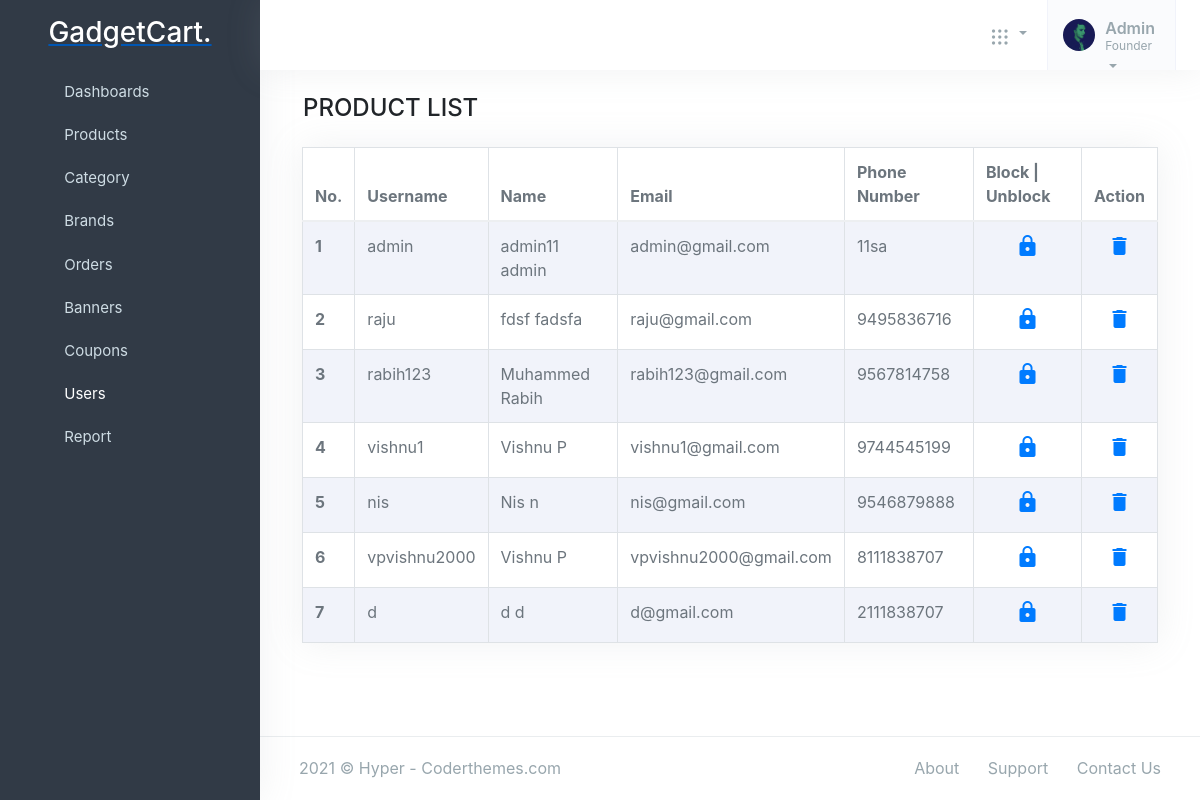
/adminpanel/userdetails/, run on the app's committed database.
### accounts/models.py (models this page shows, shortened)
class Account(AbstractBaseUser,PermissionsMixin):
    first_name = models.CharField(max_length=50)
    last_name = models.CharField(max_length=50)
    username = models.CharField(max_length=50, unique=True)
    email = models.CharField(max_length=50, unique=True)
    phone_number = models.CharField(max_length=50, unique=True)
    date_joined = models.DateTimeField(auto_now_add=True)
    last_login = models.DateTimeField(auto_now_add=True)
    is_admin = models.BooleanField(default=False)
    is_staff = models.BooleanField(default=False)
    is_active = models.BooleanField(default=True)
    is_superadmin = models.BooleanField(default=False)
    is_verified = models.BooleanField(default=False)
    USERNAME_FIELD = 'email'
    REQUIRED_FIELDS = ['username', 'first_name', 'last_name']
    objects = MyAccountManager()

### adminpanel/views.py (the view)
# urls.py: path('userdetails/', views.userdetails, name='userdetails'),
def userdetails(request):
    users = Account.objects.all().order_by('id')
    context = {
        'users' : users
    }
    return render(request, 'adminpanel/userdetails.html',context )

### carts/context_processors.py (called while the page is built, shortened)
def counter(request):
    cart_count = 0
    if 'admin' in request.path:
        return {}
    return dict(cart_count=cart_count)

### category/context_processors.py (called while the page is built)
def menu_links(request):
    links = Category.objects.all()
    return dict(links=links)

### templates/adminpanel/userdetails.html (shortened to what this page needs)
{% extends 'adminpanel/base.html' %}
{% load static %}
{% block content %}
<div class="container">
    <h4 class="ml-3 mt-4 mb-4">PRODUCT LIST</h4>
    <div class="col-12" id="tables">
    <table class="table table-striped table-bordered table-hover bg-white bg-body shadow" id="myTable">
        <thead>
            <tr>
                <th>No.</th>
                <th>Username</th>
                <th>Name</th>
                <th>Email</th>
                <th>Phone Number</th>
                <th>Block | Unblock</th>
                <th>Action</th>
            </tr>
        </thead>
        <tbody>
            {% for user in users %}
            <tr>
                <th scope="row"> {{forloop.counter}} </th>
                <td>{{user.username}}</td>
                <td>{{user.first_name}} {{user.last_name}}</td>
                <td>{{user.email}}</td>
                <td>{{user.phone_number}}</td>
                <td><center>
                    {% if user.is_active %}
                        <a href=""><span class="material-icons">https</span></a>
                    {% else %}
                        <a href=""><span class="material-icons">lock_open</span></a>
                    {% endif %}
                    </center>
                </td>
                <td>
                    <center>
                    <a href="{% url 'userdelete' user.id %}" onclick="deleteItems(event)"><span
                            class="material-icons">delete</span></a>
                    </center>
                </td>
            </tr>
            {% endfor %}
        </tbody>
    </table>
</div>
</div>
<footer class="footer">
    <div class="container-fluid">
        <div class="row">
            <div class="col-md-6">
                <script>document.write(new Date().getFullYear())</script> © Hyper - Coderthemes.com
            </div>
            <div class="col-md-6">
                <div class="text-md-end footer-links d-none d-md-block">
                    <a href="javascript: void(0);">About</a>
                    <a href="javascript: void(0);">Support</a>
                    <a href="javascript: void(0);">Contact Us</a>
                </div>
            </div>
        </div>
    </div>
</footer>
{% endblock %}

### data on the page
Account: username "admin", first_name "admin11", last_name "admin", email "admin@gmail.com", phone_number "11sa", is_active True (drawn)
Account: username "raju", first_name "fdsf", last_name "fadsfa", email "raju@gmail.com", phone_number "9495836716", is_active True (drawn)
Account: username "rabih123", first_name "Muhammed", last_name "Rabih", email "rabih123@gmail.com", phone_number "9567814758", is_active True (drawn)
Account: username "vishnu1", first_name "Vishnu", last_name "P", email "vishnu1@gmail.com", phone_number "9744545199", is_active True (drawn)
Account: username "nis", first_name "Nis", last_name "n", email "nis@gmail.com", phone_number "9546879888", is_active True (drawn)
Account: username "vpvishnu2000", first_name "Vishnu", last_name "P", email "vpvishnu2000@gmail.com", phone_number "8111838707", is_active True (drawn)
Account: username "d", first_name "d", last_name "d", email "d@gmail.com", phone_number "2111838707", is_active True (drawn)
